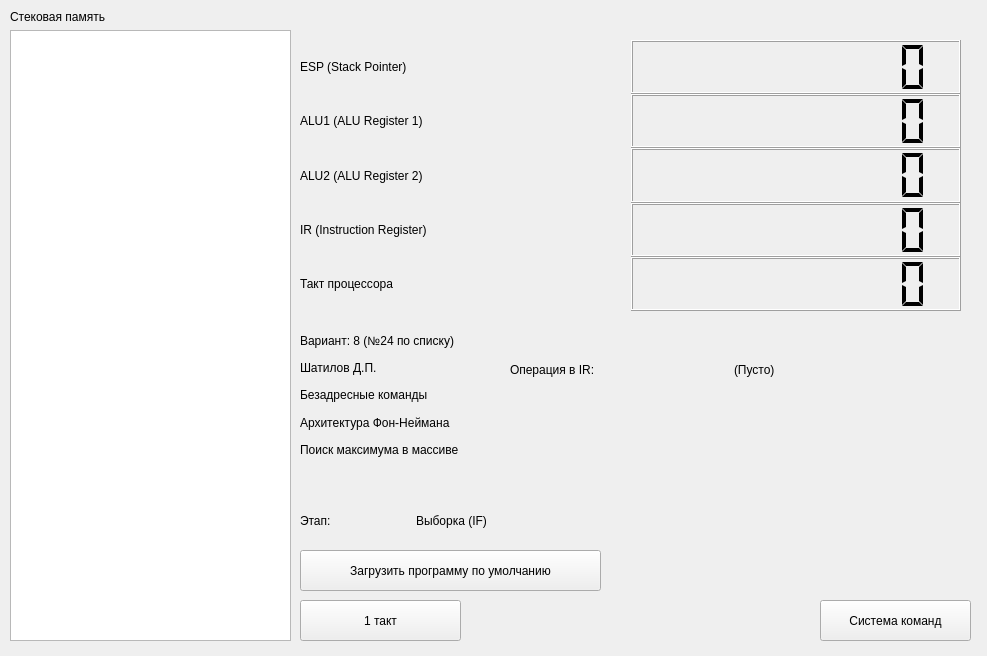
<?xml version="1.0" encoding="UTF-8"?>
<ui version="4.0">
 <class>MainWindow</class>
 <widget class="QMainWindow" name="MainWindow">
  <property name="geometry">
   <rect>
    <x>0</x>
    <y>0</y>
    <width>987</width>
    <height>656</height>
   </rect>
  </property>
  <property name="windowTitle">
   <string>Эмулятор ЦП</string>
  </property>
  <widget class="QWidget" name="centralwidget">
   <widget class="QWidget" name="verticalLayoutWidget">
    <property name="geometry">
     <rect>
      <x>10</x>
      <y>10</y>
      <width>281</width>
      <height>631</height>
     </rect>
    </property>
    <layout class="QVBoxLayout" name="verticalLayout">
     <item>
      <widget class="QLabel" name="label">
       <property name="text">
        <string>Стековая память</string>
       </property>
      </widget>
     </item>
     <item>
      <widget class="QListWidget" name="listWidget">
       <property name="selectionMode">
        <enum>QAbstractItemView::NoSelection</enum>
       </property>
      </widget>
     </item>
    </layout>
   </widget>
   <widget class="QPushButton" name="pushButton">
    <property name="geometry">
     <rect>
      <x>300</x>
      <y>550</y>
      <width>301</width>
      <height>41</height>
     </rect>
    </property>
    <property name="text">
     <string>Загрузить программу по умолчанию</string>
    </property>
   </widget>
   <widget class="QPushButton" name="pushButton_2">
    <property name="geometry">
     <rect>
      <x>300</x>
      <y>600</y>
      <width>161</width>
      <height>41</height>
     </rect>
    </property>
    <property name="text">
     <string>1 такт</string>
    </property>
   </widget>
   <widget class="QWidget" name="verticalLayoutWidget_2">
    <property name="geometry">
     <rect>
      <x>300</x>
      <y>40</y>
      <width>661</width>
      <height>271</height>
     </rect>
    </property>
    <layout class="QVBoxLayout" name="verticalLayout_2">
     <property name="spacing">
      <number>0</number>
     </property>
     <item>
      <layout class="QHBoxLayout" name="horizontalLayout">
       <item>
        <widget class="QLabel" name="label_2">
         <property name="text">
          <string>ESP (Stack Pointer)</string>
         </property>
        </widget>
       </item>
       <item>
        <widget class="QLCDNumber" name="lcdNumber">
         <property name="palette">
          <palette>
           <active>
            <colorrole role="WindowText">
             <brush brushstyle="SolidPattern">
              <color alpha="255">
               <red>255</red>
               <green>0</green>
               <blue>0</blue>
              </color>
             </brush>
            </colorrole>
           </active>
           <inactive>
            <colorrole role="WindowText">
             <brush brushstyle="SolidPattern">
              <color alpha="255">
               <red>0</red>
               <green>0</green>
               <blue>0</blue>
              </color>
             </brush>
            </colorrole>
           </inactive>
           <disabled>
            <colorrole role="WindowText">
             <brush brushstyle="SolidPattern">
              <color alpha="255">
               <red>120</red>
               <green>120</green>
               <blue>120</blue>
              </color>
             </brush>
            </colorrole>
           </disabled>
          </palette>
         </property>
         <property name="smallDecimalPoint">
          <bool>false</bool>
         </property>
         <property name="digitCount">
          <number>10</number>
         </property>
         <property name="mode">
          <enum>QLCDNumber::Hex</enum>
         </property>
         <property name="segmentStyle">
          <enum>QLCDNumber::Flat</enum>
         </property>
         <property name="value" stdset="0">
          <double>0.000000000000000</double>
         </property>
         <property name="intValue" stdset="0">
          <number>0</number>
         </property>
        </widget>
       </item>
      </layout>
     </item>
     <item>
      <layout class="QHBoxLayout" name="horizontalLayout_3">
       <item>
        <widget class="QLabel" name="label_4">
         <property name="text">
          <string>ALU1 (ALU Register 1)</string>
         </property>
        </widget>
       </item>
       <item>
        <widget class="QLCDNumber" name="lcdNumber_3">
         <property name="palette">
          <palette>
           <active>
            <colorrole role="WindowText">
             <brush brushstyle="SolidPattern">
              <color alpha="255">
               <red>255</red>
               <green>0</green>
               <blue>0</blue>
              </color>
             </brush>
            </colorrole>
           </active>
           <inactive>
            <colorrole role="WindowText">
             <brush brushstyle="SolidPattern">
              <color alpha="255">
               <red>0</red>
               <green>0</green>
               <blue>0</blue>
              </color>
             </brush>
            </colorrole>
           </inactive>
           <disabled>
            <colorrole role="WindowText">
             <brush brushstyle="SolidPattern">
              <color alpha="255">
               <red>120</red>
               <green>120</green>
               <blue>120</blue>
              </color>
             </brush>
            </colorrole>
           </disabled>
          </palette>
         </property>
         <property name="digitCount">
          <number>10</number>
         </property>
         <property name="mode">
          <enum>QLCDNumber::Hex</enum>
         </property>
         <property name="segmentStyle">
          <enum>QLCDNumber::Flat</enum>
         </property>
        </widget>
       </item>
      </layout>
     </item>
     <item>
      <layout class="QHBoxLayout" name="horizontalLayout_4">
       <item>
        <widget class="QLabel" name="label_5">
         <property name="text">
          <string>ALU2 (ALU Register 2)</string>
         </property>
        </widget>
       </item>
       <item>
        <widget class="QLCDNumber" name="lcdNumber_4">
         <property name="palette">
          <palette>
           <active>
            <colorrole role="WindowText">
             <brush brushstyle="SolidPattern">
              <color alpha="255">
               <red>255</red>
               <green>0</green>
               <blue>0</blue>
              </color>
             </brush>
            </colorrole>
           </active>
           <inactive>
            <colorrole role="WindowText">
             <brush brushstyle="SolidPattern">
              <color alpha="255">
               <red>0</red>
               <green>0</green>
               <blue>0</blue>
              </color>
             </brush>
            </colorrole>
           </inactive>
           <disabled>
            <colorrole role="WindowText">
             <brush brushstyle="SolidPattern">
              <color alpha="255">
               <red>120</red>
               <green>120</green>
               <blue>120</blue>
              </color>
             </brush>
            </colorrole>
           </disabled>
          </palette>
         </property>
         <property name="digitCount">
          <number>10</number>
         </property>
         <property name="mode">
          <enum>QLCDNumber::Hex</enum>
         </property>
         <property name="segmentStyle">
          <enum>QLCDNumber::Flat</enum>
         </property>
        </widget>
       </item>
      </layout>
     </item>
     <item>
      <layout class="QHBoxLayout" name="horizontalLayout_2">
       <item>
        <widget class="QLabel" name="label_3">
         <property name="text">
          <string>IR (Instruction Register)</string>
         </property>
        </widget>
       </item>
       <item>
        <widget class="QLCDNumber" name="lcdNumber_2">
         <property name="palette">
          <palette>
           <active>
            <colorrole role="WindowText">
             <brush brushstyle="SolidPattern">
              <color alpha="255">
               <red>255</red>
               <green>0</green>
               <blue>0</blue>
              </color>
             </brush>
            </colorrole>
           </active>
           <inactive>
            <colorrole role="WindowText">
             <brush brushstyle="SolidPattern">
              <color alpha="255">
               <red>0</red>
               <green>0</green>
               <blue>0</blue>
              </color>
             </brush>
            </colorrole>
           </inactive>
           <disabled>
            <colorrole role="WindowText">
             <brush brushstyle="SolidPattern">
              <color alpha="255">
               <red>120</red>
               <green>120</green>
               <blue>120</blue>
              </color>
             </brush>
            </colorrole>
           </disabled>
          </palette>
         </property>
         <property name="digitCount">
          <number>10</number>
         </property>
         <property name="mode">
          <enum>QLCDNumber::Hex</enum>
         </property>
         <property name="segmentStyle">
          <enum>QLCDNumber::Flat</enum>
         </property>
        </widget>
       </item>
      </layout>
     </item>
     <item>
      <layout class="QHBoxLayout" name="horizontalLayout_5">
       <item>
        <widget class="QLabel" name="label_6">
         <property name="text">
          <string>Такт процессора</string>
         </property>
        </widget>
       </item>
       <item>
        <widget class="QLCDNumber" name="lcdNumber_5">
         <property name="palette">
          <palette>
           <active>
            <colorrole role="WindowText">
             <brush brushstyle="SolidPattern">
              <color alpha="255">
               <red>255</red>
               <green>0</green>
               <blue>0</blue>
              </color>
             </brush>
            </colorrole>
           </active>
           <inactive>
            <colorrole role="WindowText">
             <brush brushstyle="SolidPattern">
              <color alpha="255">
               <red>0</red>
               <green>0</green>
               <blue>0</blue>
              </color>
             </brush>
            </colorrole>
           </inactive>
           <disabled>
            <colorrole role="WindowText">
             <brush brushstyle="SolidPattern">
              <color alpha="255">
               <red>120</red>
               <green>120</green>
               <blue>120</blue>
              </color>
             </brush>
            </colorrole>
           </disabled>
          </palette>
         </property>
         <property name="digitCount">
          <number>10</number>
         </property>
         <property name="mode">
          <enum>QLCDNumber::Dec</enum>
         </property>
         <property name="segmentStyle">
          <enum>QLCDNumber::Flat</enum>
         </property>
        </widget>
       </item>
      </layout>
     </item>
    </layout>
   </widget>
   <widget class="QPushButton" name="pushButton_3">
    <property name="geometry">
     <rect>
      <x>820</x>
      <y>600</y>
      <width>151</width>
      <height>41</height>
     </rect>
    </property>
    <property name="text">
     <string>Система команд</string>
    </property>
   </widget>
   <widget class="QWidget" name="verticalLayoutWidget_4">
    <property name="geometry">
     <rect>
      <x>300</x>
      <y>500</y>
      <width>226</width>
      <height>41</height>
     </rect>
    </property>
    <layout class="QVBoxLayout" name="verticalLayout_4">
     <item>
      <layout class="QHBoxLayout" name="horizontalLayout_7">
       <item>
        <widget class="QLabel" name="label_9">
         <property name="text">
          <string>Этап:</string>
         </property>
        </widget>
       </item>
       <item>
        <widget class="QLabel" name="label_10">
         <property name="text">
          <string>Выборка (IF)</string>
         </property>
        </widget>
       </item>
      </layout>
     </item>
    </layout>
   </widget>
   <widget class="QWidget" name="verticalLayoutWidget_3">
    <property name="geometry">
     <rect>
      <x>300</x>
      <y>330</y>
      <width>202</width>
      <height>130</height>
     </rect>
    </property>
    <layout class="QVBoxLayout" name="verticalLayout_3">
     <item>
      <widget class="QLabel" name="label_11">
       <property name="text">
        <string>Вариант: 8 (№24 по списку)</string>
       </property>
      </widget>
     </item>
     <item>
      <widget class="QLabel" name="label_12">
       <property name="text">
        <string>Шатилов Д.П.</string>
       </property>
      </widget>
     </item>
     <item>
      <widget class="QLabel" name="label_13">
       <property name="text">
        <string>Безадресные команды</string>
       </property>
      </widget>
     </item>
     <item>
      <widget class="QLabel" name="label_14">
       <property name="text">
        <string>Архитектура Фон-Неймана</string>
       </property>
      </widget>
     </item>
     <item>
      <widget class="QLabel" name="label_15">
       <property name="text">
        <string>Поиск максимума в массиве</string>
       </property>
      </widget>
     </item>
    </layout>
   </widget>
   <widget class="QWidget" name="horizontalLayoutWidget">
    <property name="geometry">
     <rect>
      <x>510</x>
      <y>330</y>
      <width>441</width>
      <height>80</height>
     </rect>
    </property>
    <layout class="QHBoxLayout" name="horizontalLayout_6">
     <item>
      <widget class="QLabel" name="label_7">
       <property name="text">
        <string>Операция в IR:</string>
       </property>
      </widget>
     </item>
     <item>
      <widget class="QLabel" name="label_8">
       <property name="text">
        <string>(Пусто)</string>
       </property>
      </widget>
     </item>
    </layout>
   </widget>
  </widget>
 </widget>
 <resources/>
 <connections/>
</ui>
